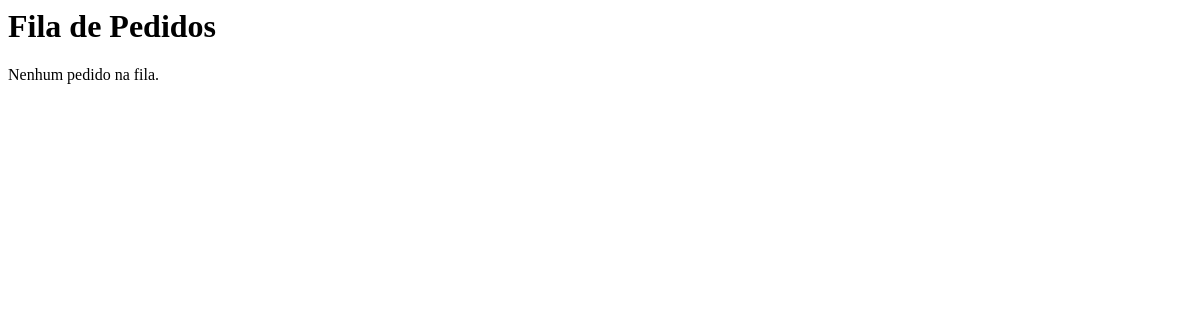
The page /funcionario/fila/ (signed in) on the database as committed earlier.
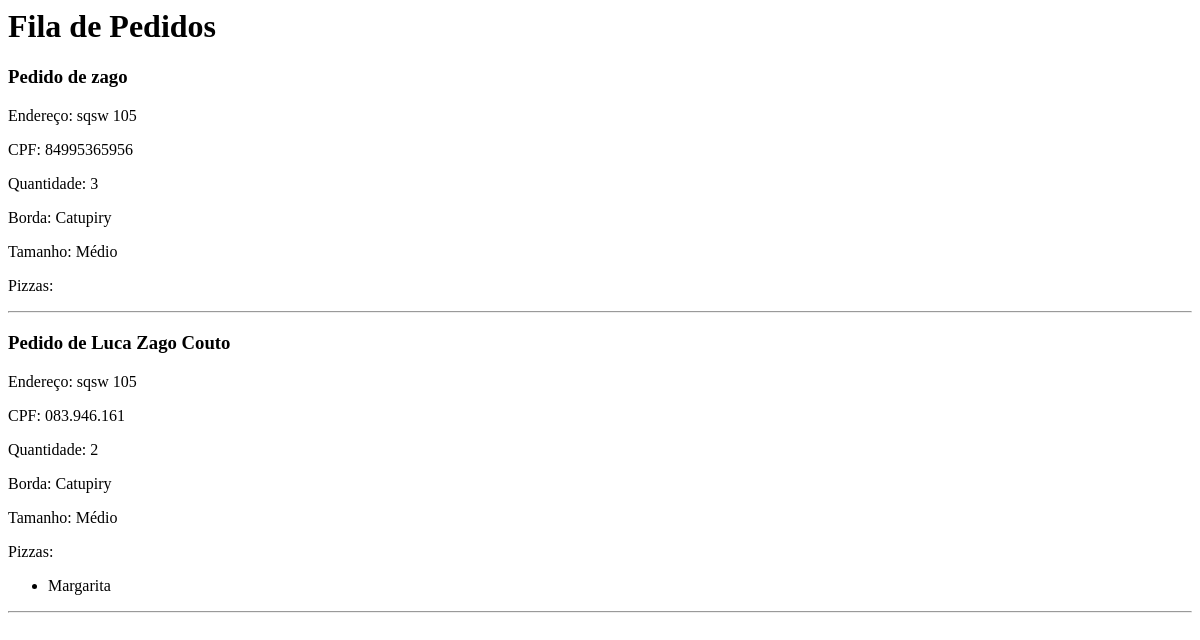
The same page on the database as committed later.
### cliente/models.py (models this page shows, shortened)
class Pedido(models.Model):
    TAMANHOS = [('0', 'Grande'), ('1', 'Médio'), ('2', 'Pequeno')]
    BORDAS = [('0', 'Sem borda'), ('1', 'Catupiry'), ('2', 'Cheddar'), ('3', 'Doce de leite')]
    SABORES = [
        ('01', 'Portuguesa'),
        ('02', 'Chocolate'),
        ('03', 'Peixe'),
        ('04', 'Margarita'),
        ('05', 'Quatro-queijos'),
        ('06', 'Marguerita'),
        ('07', 'Calabresa'),
        ('08', 'Peperoni'),
        ('09', 'Alho e óleo'),
    ]
    nome = models.CharField(max_length=100)
    cpf = models.CharField(max_length=11)
    endereco = models.CharField(max_length=200)
    quantidade = models.IntegerField()
    borda = models.CharField(max_length=1, choices=BORDAS)
    tamanho = models.CharField(max_length=1, choices=TAMANHOS)
    sabor1 = models.CharField(max_length=2, choices=SABORES, default='01')
    concluido = models.BooleanField(default=False)  # ✅ Adicionado para o sistema de conclusão
    created_at = models.DateTimeField(auto_now_add=True)

class Pizza(models.Model):
    SABORES = Pedido.SABORES
    pedido = models.ForeignKey(Pedido, on_delete=models.CASCADE, related_name='pizzas')
    sabor = models.CharField(max_length=2, choices=SABORES)

### funcionario/views.py (the view)
# urls.py: path('fila/', listar_pedidos, name='listar_pedidos'),
def listar_pedidos(request):
    if 'funcionario_id' not in request.session:
        return redirect('login_funcionario')
    pedidos = Pedido.objects.all().order_by('id')
    return render(request, 'funcionario/listar_pedidos.html', {'pedidos': pedidos})

### funcionario/templates/funcionario/listar_pedidos.html
<h1>Fila de Pedidos</h1>
{% for pedido in pedidos %}
    <div>
        <h3>Pedido de {{ pedido.nome }}</h3>
        <p>Endereço: {{ pedido.endereco }}</p>
        <p>CPF: {{ pedido.cpf }}</p>
        <p>Quantidade: {{ pedido.quantidade }}</p>
        <p>Borda: {{ pedido.get_borda_display }}</p>
        <p>Tamanho: {{ pedido.get_tamanho_display }}</p>
        <p>Pizzas:</p>
        <ul>
            {% for pizza in pedido.pizzas.all %}
                <li>{{ pizza.get_sabor_display }}</li>
            {% endfor %}
        </ul>
        <hr>
    </div>
{% empty %}
    <p>Nenhum pedido na fila.</p>
{% endfor %}

Rows that differ between the two databases and show on the page:
added Pedido: nome "zago", endereco "sqsw 105", cpf "84995365956", quantidade "3", borda "Catupiry", tamanho "Médio"
added Pedido: nome "Luca Zago Couto", endereco "sqsw 105", cpf "083.946.161", quantidade "2", borda "Catupiry", tamanho "Médio"
added Pizza: sabor "Margarita"
Other text that changed with them:
text no longer shown: "Nenhum pedido na fila."
